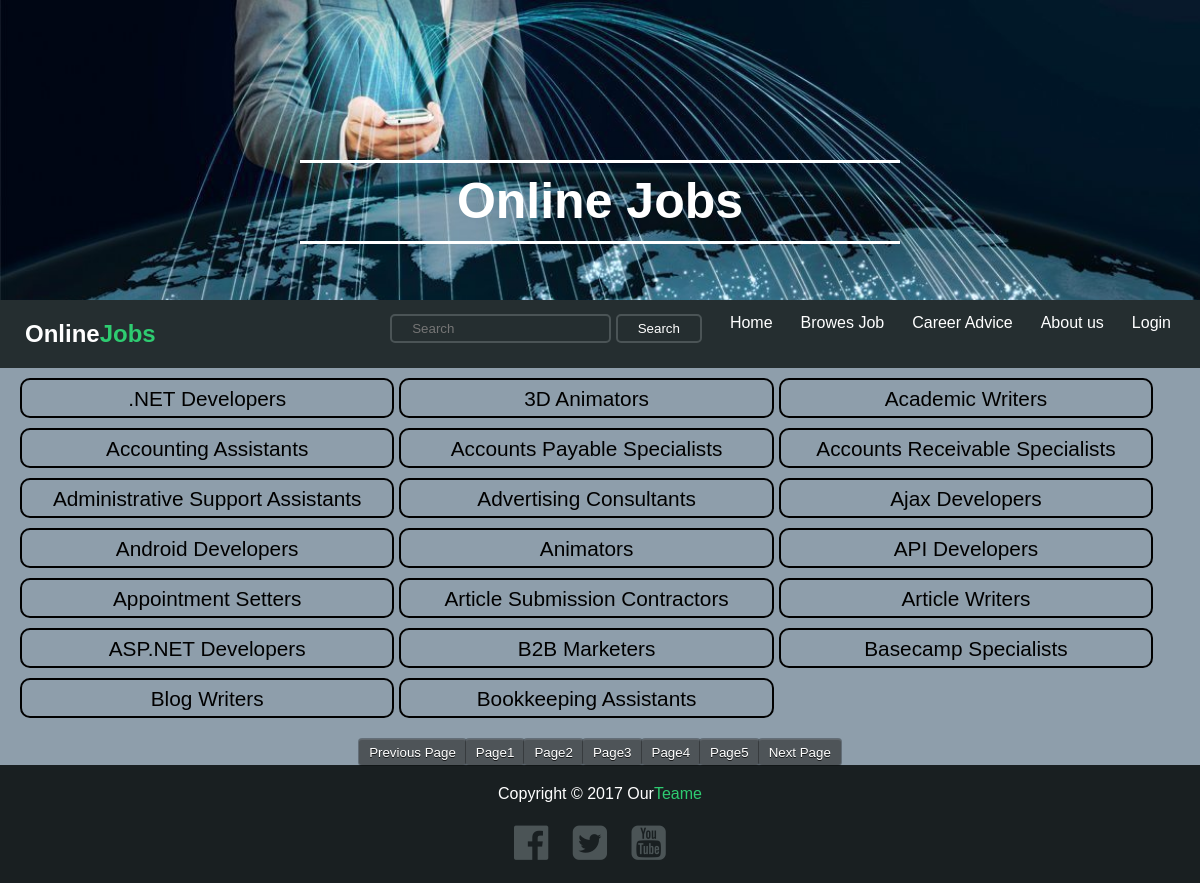
The page /App/View/TurnPages.php?page=1 on the database its author committed.
### tables this page shows
CREATE TABLE `job_categories` (
  `cat_id` int(11) NOT NULL,
  `cat_name` varchar(255) NOT NULL
);

### App/model/getjob.php (called while the page is built, shortened)
<?php
class getjob {
    function GetDataByLIMIT($tablename,$pageid){
        $start = 20*($pageid-1);
        $row = 20;
        $dhb = new Database();
        $q = "SELECT * FROM `".$tablename."` LIMIT $start,$row";
        $stm = $dhb->prepare($q);
        $stm->execute();
        $result = $stm->fetchAll();
        return $result;
    }
}

### App/View/TurnPages.php (the view, shortened to what this page needs)
<?php
include '../model/getjob.php';
include 'HTML_B.php';
include 'Header.php';
 include 'nav_bar.php';
 ?>
<div class = "container" style="overflow: hidden;">
            <?php
    $result_job = new getjob();
    $cat_cat = $result_job->GetDataByLIMIT("job_categories",$_GET['page']);
            for($i = 0;$i<count($cat_cat);$i++) {
            echo '<div class ="cat"><a href="BrowesJobs.php?id='.$cat_cat[$i]['cat_id'].'">'.$cat_cat[$i]['cat_name'].'</a></div>';
    }
?>
</div>
<?php
echo '<div class="paginate paginate-dark wrapper">';
echo '<ul>';
echo '<li><a href="TurnPages.php?page='.($_GET['page']-1).'">Previous Page</a></li>';
for($i=1;$i<6;$i++){
    echo '<li><a href="TurnPages.php?page='.$i.'">Page'.$i.'</li>';
}
echo '<li><a href="TurnPages.php?page='.($_GET['page']+1).'">Next Page</a></li>';
echo '</ul>';
echo '</div>';
 include 'Footer.php';
?>

### App/View/HTML_B.php (shortened to what this page needs)
<!DOCTYPE html>
<html>
    <head>
        <link rel="stylesheet" href="../Resources/css/main.css?<?php echo time(); ?>" type="text/css">
        <link rel="stylesheet" href="../Resources/Css/normalize.css"type="text/css">
        <link rel="stylesheet" href="../Resources/Css/font-awesome.min.css"type="text/css">
    </head>
    <body>

### App/View/Header.php (shortened to what this page needs)
<div class="header">
                <div class="slider">
                    <div class="container">
                        <div class="intro">
                        <h2>Online Jobs</h2>
                        </div>
                    </div>
                </div>
</div>

### App/View/nav_bar.php (shortened to what this page needs)
<div class="nav">
                    <div class="container">
                        <h2>Online<span>Jobs</span></h2>
                        <ul>
                          <li>
                              <form class="Serch" method="get" action="Searchresult.php">
                                  <input required="required" name="search" type="search" placeholder="Search" minlength="3">
                                      <input name="submit" type="submit" value="Search">
                                  </form>
                                </li>
                                <li><a href="Home.php">Home</a></li>
                            <li><a href="TurnPages.php?page=1">Browes Job</a></li>
                            <li><a href="Advicepage.php?pageid=1">Career Advice</a></li>
                            <li><a href="Site_page.php?page=About_us">About us</a></li>
                            <?php
                            if(!isset($_SESSION['username']))
                            echo '<li><a href="Login.php">Login</a></li>';
                            else if ($_SESSION['user_type'] == 2 || $_SESSION['user_type']==3){
                            echo'<li><a href="Site_page.php?page=Profile">Profile</a></li>';
                            echo ' <li><a href="logout.php">Logout</a></li>';
                            }
                            ?>
                        </ul>
                    </div>
                </div>

### App/View/Footer.php
<div class="Footer">
                <div class="container">
                    Copyright &copy; 2017 Our<span>Teame</span>
                    <br>
                     <i class="fa fa-facebook-official" aria-hidden="true"></i>
                     <i class="fa fa-twitter-square" aria-hidden="true"></i>
                     <i class="fa fa-youtube-square" aria-hidden="true"></i>
                </div>
            </div>
</body>
</html>

### App/Resources/css/main.css (style rules this page uses)
* { margin: 0; padding: 0; box-sizing: border-box; }
body { font-family: sans-serif; }
.container { width: 1170px; margin: auto; }
.slider { background-color: #EEE; background-image: url('../Images/slider.jpg'); -moz-background-size:cover; -webki-background-size: cover; background-size: cover; height: 300px; }
.intro { margin: 0px; color: #FFF; padding-top: 150px; height: 100px; text-align: center; }
.intro h2 { margin: 0px auto; padding: 10px; border-bottom: 3px solid #FFF; border-top: 3px solid #FFF; font-size: 50px; width: 600px; }
.nav { overflow: hidden; color: #FFF; background-color: #252e30; }
.nav h2 { float: left; padding: 10px; }
.nav h2 span { color: #2ecc71; }
.nav ul { list-style: none; float: right; padding-left: 0; }
.nav ul li { float: left; padding: 14px; }
.nav ul li a { text-decoration: none; color: #FFF; }
.container h2 { display: block; text-align: center; margin-top: 10px; margin-bottom: 10px; }
.Footer { overflow: hidden; background-color: #191f21; color: #FFF; text-align: center; padding: 20px 0px; }
.Footer span { color: #2ecc71; }
.Footer i { font-size: 40px; margin-right: 20px; margin-top: 20px; color: #4b5456; }
.Serch input { padding:5px 20px; color: #FFF; border-radius: 5px; border: 2px solid #4b5456; background:transparent; }
.paginate { text-align: center; background: #8e9eab; height: 27px; margin-top: 20px; }
.paginate ul { list-style: none; margin: 0; padding: 0; text-align: center; }
.paginate li { display: inline; }
.paginate a { border-radius: 3px; box-shadow: rgba(0, 0, 0, 0.2) 0 0 0 1px; margin: 1px 2px; padding: 5px 10px; display: inline-block; border-top: 1px solid #fff; text-decoration: none; color: #717171; font-size: smaller; font-family: "Helvetica Neueu", Helvetica, Arial, sans-serif; text-shadow: white 0 1px 0; background-color: #f5f5f5; }
.paginate a:first-child, .paginate a.first { margin-left: 0; }
.paginate a:last-child, .paginate a.last { margin-right: 0; }
.paginate-dark a { box-shadow: rgba(0, 0, 0, 0.3) 0 0 0 1px; border-top: 1px solid #62686d; text-shadow: rgba(0, 0, 0, 0.75) 0 1px 0; color: #fff; background-color: #4e5458; }
.cat { text-align: center; width: 32%; float: left; overflow: hidden; font-size: 1.3em; margin-top: 10px; border: 2px solid; padding: 7px; margin-left: 5px; height: 40px; border-radius: 10px; }
.cat a { color: #000; text-decoration: none; }
a { cursor: pointer; }
body { background-color: #8e9eab; width: 100%; margin: auto; font-family: "Trebuchet MS", Helvetica, sans-serif; }
* { box-sizing: border-box; }
body { background-image: url('../IMG/BC8.jpg'); background-size: cover; width: 100%; margin: auto; font-family: "Trebuchet MS", Helvetica, sans-serif; }
a { text-decoration: none; cursor: pointer; }

### rows shown on the page
job_categories: cat_name ".NET Developers"
job_categories: cat_name "3D Animators"
job_categories: cat_name "Academic Writers"
job_categories: cat_name "Accounting Assistants"
job_categories: cat_name "Accounts Payable Specialists"
job_categories: cat_name "Accounts Receivable Specialists"
job_categories: cat_name "Administrative Support Assistants"
job_categories: cat_name "Advertising Consultants"
job_categories: cat_name "Ajax Developers"
job_categories: cat_name "Android Developers"
job_categories: cat_name "Animators"
job_categories: cat_name "API Developers"
job_categories: cat_name "Appointment Setters"
job_categories: cat_name "Article Submission Contractors"
job_categories: cat_name "Article Writers"
job_categories: cat_name "ASP.NET Developers"
job_categories: cat_name "B2B Marketers"
job_categories: cat_name "Basecamp Specialists"
job_categories: cat_name "Blog Writers"
job_categories: cat_name "Bookkeeping Assistants"
